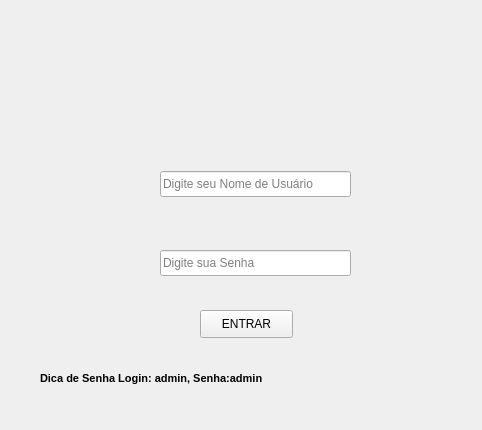
<?xml version="1.0" encoding="UTF-8"?>
<ui version="4.0">
 <class>janelaLogin</class>
 <widget class="QDialog" name="janelaLogin">
  <property name="geometry">
   <rect>
    <x>0</x>
    <y>0</y>
    <width>482</width>
    <height>430</height>
   </rect>
  </property>
  <property name="minimumSize">
   <size>
    <width>482</width>
    <height>430</height>
   </size>
  </property>
  <property name="maximumSize">
   <size>
    <width>482</width>
    <height>430</height>
   </size>
  </property>
  <property name="windowTitle">
   <string>Prime Condo</string>
  </property>
  <property name="windowIcon">
   <iconset>
    <normaloff>icons/logo.png</normaloff>icons/logo.png</iconset>
  </property>
  <property name="styleSheet">
   <string notr="true"/>
  </property>
  <widget class="QLabel" name="lblLogin">
   <property name="geometry">
    <rect>
     <x>100</x>
     <y>165</y>
     <width>61</width>
     <height>31</height>
    </rect>
   </property>
   <property name="font">
    <font>
     <pointsize>9</pointsize>
     <weight>75</weight>
     <bold>true</bold>
    </font>
   </property>
   <property name="styleSheet">
    <string notr="true">image: url(:/janelaLogin/icons/user.png);</string>
   </property>
   <property name="text">
    <string>&lt;html&gt;&lt;head/&gt;&lt;body&gt;&lt;p&gt;&lt;br/&gt;&lt;/p&gt;&lt;/body&gt;&lt;/html&gt;</string>
   </property>
   <property name="buddy">
    <cstring>inputLogin</cstring>
   </property>
  </widget>
  <widget class="QLabel" name="lblSenha">
   <property name="geometry">
    <rect>
     <x>100</x>
     <y>245</y>
     <width>61</width>
     <height>31</height>
    </rect>
   </property>
   <property name="font">
    <font>
     <pointsize>9</pointsize>
     <weight>75</weight>
     <bold>true</bold>
    </font>
   </property>
   <property name="styleSheet">
    <string notr="true">image: url(:/janelaLogin/icons/password.png);</string>
   </property>
   <property name="text">
    <string>&lt;html&gt;&lt;head/&gt;&lt;body&gt;&lt;p&gt;&lt;br/&gt;&lt;/p&gt;&lt;/body&gt;&lt;/html&gt;</string>
   </property>
   <property name="buddy">
    <cstring>inputSenha</cstring>
   </property>
  </widget>
  <widget class="QPushButton" name="btnEntrar">
   <property name="geometry">
    <rect>
     <x>200</x>
     <y>310</y>
     <width>93</width>
     <height>28</height>
    </rect>
   </property>
   <property name="text">
    <string>ENTRAR</string>
   </property>
   <property name="autoDefault">
    <bool>false</bool>
   </property>
  </widget>
  <widget class="QLineEdit" name="inputLogin">
   <property name="geometry">
    <rect>
     <x>160</x>
     <y>171</y>
     <width>191</width>
     <height>26</height>
    </rect>
   </property>
   <property name="focusPolicy">
    <enum>Qt::StrongFocus</enum>
   </property>
   <property name="maxLength">
    <number>20</number>
   </property>
   <property name="echoMode">
    <enum>QLineEdit::Normal</enum>
   </property>
   <property name="placeholderText">
    <string>Digite seu Nome de Usuário</string>
   </property>
  </widget>
  <widget class="QLineEdit" name="inputSenha">
   <property name="geometry">
    <rect>
     <x>160</x>
     <y>250</y>
     <width>191</width>
     <height>26</height>
    </rect>
   </property>
   <property name="maxLength">
    <number>20</number>
   </property>
   <property name="echoMode">
    <enum>QLineEdit::Password</enum>
   </property>
   <property name="placeholderText">
    <string>Digite sua Senha</string>
   </property>
  </widget>
  <widget class="QLabel" name="lblTituloPrimeCondo">
   <property name="geometry">
    <rect>
     <x>180</x>
     <y>20</y>
     <width>161</width>
     <height>131</height>
    </rect>
   </property>
   <property name="font">
    <font>
     <pointsize>12</pointsize>
     <weight>75</weight>
     <bold>true</bold>
    </font>
   </property>
   <property name="styleSheet">
    <string notr="true">image: url(:/janelaLogin/icons/imgLoginCenter.png);</string>
   </property>
   <property name="text">
    <string>&lt;html&gt;&lt;head/&gt;&lt;body&gt;&lt;p&gt;&lt;br/&gt;&lt;/p&gt;&lt;/body&gt;&lt;/html&gt;</string>
   </property>
  </widget>
  <widget class="QLabel" name="lblEsqueceuSenha">
   <property name="geometry">
    <rect>
     <x>40</x>
     <y>370</y>
     <width>271</width>
     <height>16</height>
    </rect>
   </property>
   <property name="font">
    <font>
     <pointsize>8</pointsize>
     <weight>75</weight>
     <bold>true</bold>
    </font>
   </property>
   <property name="text">
    <string>Dica de Senha Login: admin, Senha:admin</string>
   </property>
  </widget>
 </widget>
 <tabstops>
  <tabstop>inputLogin</tabstop>
  <tabstop>inputSenha</tabstop>
  <tabstop>btnEntrar</tabstop>
 </tabstops>
 <resources>
  <include location="janelaLogin.qrc"/>
 </resources>
 <connections/>
</ui>
